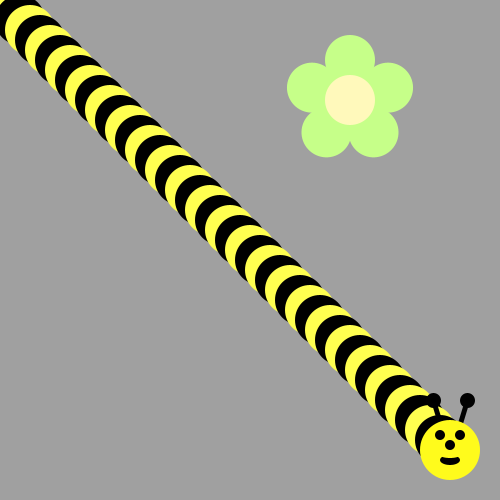
Frame 1 (no input)
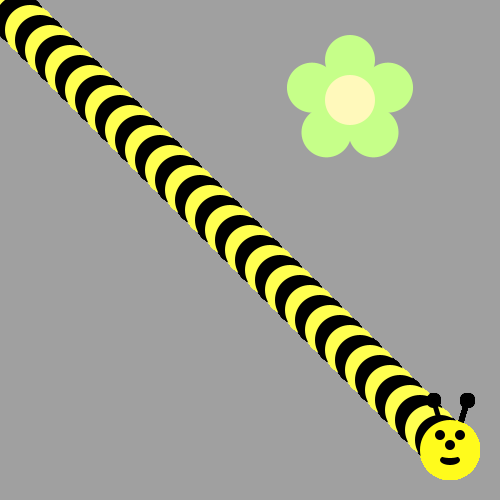
Frame 60 (the mouse pressed at the canvas centre just before this capture)
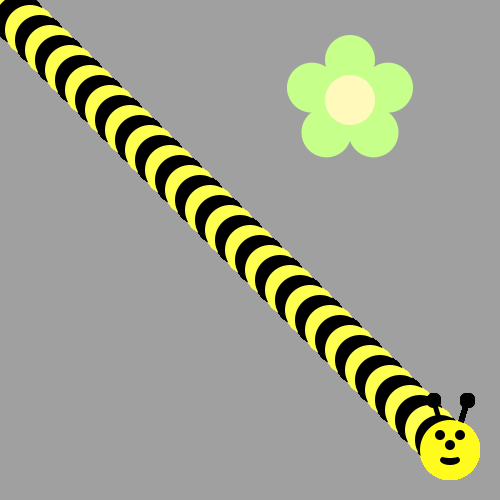
Frame 120 (the mouse held since frame 60 and released just before this capture)

The Processing sketch that drew these frames (run headless with seeded random() and noise(); from frame 60 on, the mouse is pressed at the canvas centre):

// Processing sketch: bumble_bee
// ── bumble_bee.pde

void setup() {
     ellipseMode(CENTER);
     size(500, 500);
     background(160, 160, 160);
     drawFlower(350, 100);
}

void draw() {
  
// First run the program and you should see a flower.  
  
  
/* Then, use a loop to make a body for the Bee! 
(see the image on the recipe, it's a diagonal line of circles)
Use modulo to make the colors alternate between yellow and black
*/
for(int i=0; i<46; i++){
 if(i % 2 == 0){
   fill(#000000);
 }else{
  fill(#FFFF50);
}
ellipse(i*10, i*10, 50,50);
}
drawBeeFace(450,450);
/*
Now put his head on using drawBeeFace(x,y)
*/

}

/**************   Use these methods but  DON'T CHANGE THE CODE BELOW  **************/

void drawFlower(int x, int y) {
     noStroke();
     translate(x, y);
     // draw 5 petals, rotating after each one
     fill(#c6ff89);      // green
      for (int i = 0; i < 5; i++) {
           ellipse(0, -40, 50, 50);
          rotate(radians(72));
     }
     fill(#fff9bb); // light yellow
     ellipse(0, 0, 50, 50);
} 
void drawBeeFace(int BeeFaceX, int BeeFaceY) {
     noStroke();
     fill(0, 0, 0);
     stroke(1);
     strokeWeight(5);
     line(BeeFaceX-10, BeeFaceY-27, BeeFaceX-17, BeeFaceY-50);
     line(BeeFaceX+10, BeeFaceY-27, BeeFaceX+17, BeeFaceY-50);
     ellipse(BeeFaceX-17, BeeFaceY-50, 10, 10);
     ellipse(BeeFaceX+17, BeeFaceY-50, 10, 10);
     noStroke();
     fill(255, 251, 28);
     ellipse(BeeFaceX, BeeFaceY, 60, 60); // face
     fill(255, 237, 209);
     fill(0,0,0);
      ellipse(BeeFaceX-10, BeeFaceY-15, 10, 10); // eyes
     ellipse(BeeFaceX+10, BeeFaceY-15, 10, 10);
      ellipse(BeeFaceX, BeeFaceY-5, 10, 10); // nose
      ellipse(BeeFaceX, BeeFaceY+10, 20, 10);// mouth
     fill(255, 251, 28);
     ellipse(BeeFaceX, BeeFaceY+5, 20, 6);
}
